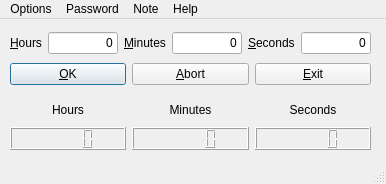
<?xml version="1.0" encoding="UTF-8"?>
<ui version="4.0">
 <class>MainWindow</class>
 <widget class="QMainWindow" name="MainWindow">
  <property name="geometry">
   <rect>
    <x>0</x>
    <y>0</y>
    <width>386</width>
    <height>184</height>
   </rect>
  </property>
  <property name="windowTitle">
   <string>Captain Shutdown</string>
  </property>
  <widget class="QWidget" name="centralwidget">
   <widget class="QWidget" name="layoutWidget">
    <property name="geometry">
     <rect>
      <x>10</x>
      <y>10</y>
      <width>361</width>
      <height>61</height>
     </rect>
    </property>
    <layout class="QVBoxLayout" name="verticalLayout">
     <item>
      <layout class="QHBoxLayout" name="horizontalLayout_2">
       <item>
        <widget class="QLabel" name="label">
         <property name="text">
          <string>&amp;Hours</string>
         </property>
         <property name="buddy">
          <cstring>hLineEdit</cstring>
         </property>
        </widget>
       </item>
       <item>
        <widget class="FocusLineEdit" name="hLineEdit">
         <property name="focusPolicy">
          <enum>Qt::StrongFocus</enum>
         </property>
         <property name="inputMethodHints">
          <set>Qt::ImhDigitsOnly</set>
         </property>
         <property name="text">
          <string>0</string>
         </property>
         <property name="alignment">
          <set>Qt::AlignRight|Qt::AlignTrailing|Qt::AlignVCenter</set>
         </property>
        </widget>
       </item>
       <item>
        <widget class="QLabel" name="label_2">
         <property name="text">
          <string>&amp;Minutes</string>
         </property>
         <property name="buddy">
          <cstring>mLineEdit</cstring>
         </property>
        </widget>
       </item>
       <item>
        <widget class="FocusLineEdit" name="mLineEdit">
         <property name="inputMethodHints">
          <set>Qt::ImhDigitsOnly</set>
         </property>
         <property name="text">
          <string>0</string>
         </property>
         <property name="alignment">
          <set>Qt::AlignRight|Qt::AlignTrailing|Qt::AlignVCenter</set>
         </property>
        </widget>
       </item>
       <item>
        <widget class="QLabel" name="label_3">
         <property name="text">
          <string>&amp;Seconds</string>
         </property>
         <property name="buddy">
          <cstring>sLineEdit</cstring>
         </property>
        </widget>
       </item>
       <item>
        <widget class="FocusLineEdit" name="sLineEdit">
         <property name="inputMethodHints">
          <set>Qt::ImhDigitsOnly</set>
         </property>
         <property name="text">
          <string>0</string>
         </property>
         <property name="alignment">
          <set>Qt::AlignRight|Qt::AlignTrailing|Qt::AlignVCenter</set>
         </property>
        </widget>
       </item>
      </layout>
     </item>
     <item>
      <layout class="QHBoxLayout" name="horizontalLayout">
       <item>
        <widget class="QPushButton" name="okButton">
         <property name="text">
          <string>&amp;OK</string>
         </property>
         <property name="default">
          <bool>true</bool>
         </property>
        </widget>
       </item>
       <item>
        <widget class="QPushButton" name="abButton">
         <property name="text">
          <string>&amp;Abort</string>
         </property>
        </widget>
       </item>
       <item>
        <widget class="QPushButton" name="exitButton">
         <property name="text">
          <string>&amp;Exit</string>
         </property>
        </widget>
       </item>
      </layout>
     </item>
    </layout>
   </widget>
   <widget class="QWidget" name="layoutWidget">
    <property name="geometry">
     <rect>
      <x>10</x>
      <y>80</y>
      <width>361</width>
      <height>51</height>
     </rect>
    </property>
    <layout class="QHBoxLayout" name="horizontalLayout_3">
     <item>
      <layout class="QVBoxLayout" name="verticalLayout_2">
       <item>
        <widget class="QLabel" name="label_4">
         <property name="text">
          <string>Hours</string>
         </property>
         <property name="alignment">
          <set>Qt::AlignCenter</set>
         </property>
        </widget>
       </item>
       <item>
        <widget class="QLCDNumber" name="lcdHours">
         <property name="frameShape">
          <enum>QFrame::Box</enum>
         </property>
        </widget>
       </item>
      </layout>
     </item>
     <item>
      <layout class="QVBoxLayout" name="verticalLayout_3">
       <item>
        <widget class="QLabel" name="label_5">
         <property name="text">
          <string>Minutes</string>
         </property>
         <property name="alignment">
          <set>Qt::AlignCenter</set>
         </property>
        </widget>
       </item>
       <item>
        <widget class="QLCDNumber" name="lcdMinutes"/>
       </item>
      </layout>
     </item>
     <item>
      <layout class="QVBoxLayout" name="verticalLayout_4">
       <item>
        <widget class="QLabel" name="label_6">
         <property name="text">
          <string>Seconds</string>
         </property>
         <property name="alignment">
          <set>Qt::AlignCenter</set>
         </property>
        </widget>
       </item>
       <item>
        <widget class="QLCDNumber" name="lcdSeconds"/>
       </item>
      </layout>
     </item>
    </layout>
   </widget>
  </widget>
  <widget class="QMenuBar" name="menubar">
   <property name="geometry">
    <rect>
     <x>0</x>
     <y>0</y>
     <width>386</width>
     <height>20</height>
    </rect>
   </property>
   <widget class="QMenu" name="menuCaptain_Shutdown">
    <property name="title">
     <string>Options</string>
    </property>
    <addaction name="resetAction"/>
    <addaction name="separator"/>
    <addaction name="exitAction"/>
   </widget>
   <widget class="QMenu" name="menuHelp">
    <property name="tearOffEnabled">
     <bool>false</bool>
    </property>
    <property name="title">
     <string>Help</string>
    </property>
    <property name="separatorsCollapsible">
     <bool>false</bool>
    </property>
    <widget class="QMenu" name="menuAbout">
     <property name="title">
      <string>About</string>
     </property>
     <addaction name="aboutCptAction"/>
     <addaction name="aboutQtAction"/>
    </widget>
    <addaction name="menuAbout"/>
   </widget>
   <widget class="QMenu" name="menuPassword">
    <property name="title">
     <string>Password</string>
    </property>
    <addaction name="setPAction"/>
    <addaction name="editPAction"/>
    <addaction name="removePAction"/>
   </widget>
   <widget class="QMenu" name="menuNote">
    <property name="title">
     <string>Note</string>
    </property>
    <addaction name="addNoteAction"/>
   </widget>
   <addaction name="menuCaptain_Shutdown"/>
   <addaction name="menuPassword"/>
   <addaction name="menuNote"/>
   <addaction name="menuHelp"/>
  </widget>
  <widget class="QStatusBar" name="statusbar"/>
  <action name="resetAction">
   <property name="text">
    <string>Reset</string>
   </property>
   <property name="statusTip">
    <string>Reset all values to 0</string>
   </property>
   <property name="shortcut">
    <string>Ctrl+R</string>
   </property>
  </action>
  <action name="exitAction">
   <property name="text">
    <string>&amp;Exit</string>
   </property>
   <property name="statusTip">
    <string>Close the application</string>
   </property>
   <property name="shortcut">
    <string>Ctrl+Q</string>
   </property>
  </action>
  <action name="actionAbout_QtWidgets">
   <property name="text">
    <string>About QtWidgets</string>
   </property>
   <property name="statusTip">
    <string>Some info about QtWidgets</string>
   </property>
   <property name="shortcut">
    <string>F2</string>
   </property>
  </action>
  <action name="aboutCptAction">
   <property name="text">
    <string>About CptShutdown</string>
   </property>
   <property name="statusTip">
    <string>Some info about Cpt Shutdown</string>
   </property>
   <property name="shortcut">
    <string>F1</string>
   </property>
  </action>
  <action name="aboutQtAction">
   <property name="text">
    <string>About QtWidgets</string>
   </property>
   <property name="statusTip">
    <string>Some info about QtWidgets</string>
   </property>
   <property name="shortcut">
    <string>F2</string>
   </property>
  </action>
  <action name="setPAction">
   <property name="text">
    <string>Set Password</string>
   </property>
   <property name="statusTip">
    <string>Set a new password</string>
   </property>
   <property name="shortcut">
    <string>Shift+S</string>
   </property>
  </action>
  <action name="editPAction">
   <property name="enabled">
    <bool>false</bool>
   </property>
   <property name="text">
    <string>Edit Password</string>
   </property>
   <property name="statusTip">
    <string>Edit your current password</string>
   </property>
   <property name="shortcut">
    <string>Shift+E</string>
   </property>
  </action>
  <action name="removePAction">
   <property name="enabled">
    <bool>false</bool>
   </property>
   <property name="text">
    <string>Remove Password</string>
   </property>
   <property name="statusTip">
    <string>Remove the current password</string>
   </property>
   <property name="shortcut">
    <string>Shift+R</string>
   </property>
  </action>
  <action name="addNoteAction">
   <property name="text">
    <string>Add/Edit/Remove Note</string>
   </property>
   <property name="statusTip">
    <string>Add, edit or remove notes</string>
   </property>
  </action>
  <action name="editNoteAction">
   <property name="text">
    <string>Edit/Remove Note</string>
   </property>
  </action>
 </widget>
 <customwidgets>
  <customwidget>
   <class>FocusLineEdit</class>
   <extends>QLineEdit</extends>
   <header location="global">focuslineedit.h</header>
  </customwidget>
 </customwidgets>
 <tabstops>
  <tabstop>hLineEdit</tabstop>
  <tabstop>mLineEdit</tabstop>
  <tabstop>sLineEdit</tabstop>
  <tabstop>okButton</tabstop>
  <tabstop>abButton</tabstop>
  <tabstop>exitButton</tabstop>
 </tabstops>
 <resources/>
 <connections>
  <connection>
   <sender>sLineEdit</sender>
   <signal>textChanged(QString)</signal>
   <receiver>MainWindow</receiver>
   <slot>lineChanged()</slot>
   <hints>
    <hint type="sourcelabel">
     <x>368</x>
     <y>53</y>
    </hint>
    <hint type="destinationlabel">
     <x>303</x>
     <y>31</y>
    </hint>
   </hints>
  </connection>
  <connection>
   <sender>mLineEdit</sender>
   <signal>textChanged(QString)</signal>
   <receiver>MainWindow</receiver>
   <slot>lineChanged()</slot>
   <hints>
    <hint type="sourcelabel">
     <x>242</x>
     <y>53</y>
    </hint>
    <hint type="destinationlabel">
     <x>223</x>
     <y>126</y>
    </hint>
   </hints>
  </connection>
  <connection>
   <sender>hLineEdit</sender>
   <signal>textChanged(QString)</signal>
   <receiver>MainWindow</receiver>
   <slot>lineChanged()</slot>
   <hints>
    <hint type="sourcelabel">
     <x>117</x>
     <y>50</y>
    </hint>
    <hint type="destinationlabel">
     <x>100</x>
     <y>27</y>
    </hint>
   </hints>
  </connection>
 </connections>
 <slots>
  <slot>lineChanged()</slot>
 </slots>
</ui>
